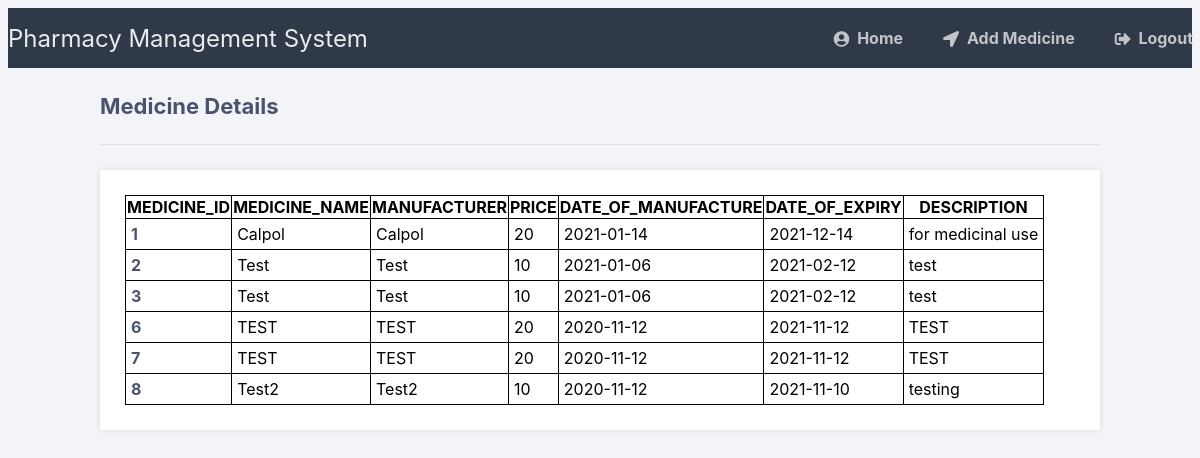
The app's page /viewmedicine.php (signed in) with its own data.
### tables this page shows
CREATE TABLE `medicine` (
  `MEDICINE_ID` int(20) NOT NULL,
  `MEDICINE_NAME` varchar(20) NOT NULL,
  `MANUFACTURER` varchar(20) NOT NULL,
  `PRICE` decimal(10,0) NOT NULL,
  `DATE_OF_MANUFACTURE` date NOT NULL,
  `DATE_OF_EXPIRY` date NOT NULL,
  `DESCRIPTION` varchar(20) NOT NULL
);

### viewmedicine.php (the view, shortened to what this page needs)
<?php
$DATABASE_HOST = 'localhost';
$DATABASE_USER = 'root';
$DATABASE_PASS = '';
$DATABASE_NAME = 'pharmacylogin';
$con = mysqli_connect($DATABASE_HOST, $DATABASE_USER, $DATABASE_PASS, $DATABASE_NAME);
$stmt = $con->prepare('SELECT * FROM MEDICINE');
$stmt->execute();
$result = $stmt->get_result();
?>
<!DOCTYPE html>
<html>
	<head>
		<link href="style.css" rel="stylesheet" type="text/css">
		<link rel="stylesheet" href="https://use.fontawesome.com/releases/v5.7.1/css/all.css">
	</head>
	<body class="loggedin">
		<nav class="navtop">
			<div>
				<h1>Pharmacy Management System</h1>
				<a href="admin.php"><i class="fas fa-user-circle"></i>Home</a>
				<a href="addmedicine.php"><i class="fas fa-location-arrow"></i>Add Medicine</a>
				<a href="logout.php"><i class="fas fa-sign-out-alt"></i>Logout</a>
			</div>
		</nav>
		<div class="content">
			<h2>Medicine Details</h2>
			<div>
				<table>
					<tr>
						<th>MEDICINE_ID</th>
						<th>MEDICINE_NAME</th>
						<th>MANUFACTURER</th>
						<th>PRICE</th>
						<th>DATE_OF_MANUFACTURE</th>
						<th>DATE_OF_EXPIRY</th>
						<th>DESCRIPTION</th>
					</tr>
<?php
while($data = $result->fetch_assoc()) {
?>
					<tr>
						<td><?=$data['MEDICINE_ID']?></td>
						<td><?=$data['MEDICINE_NAME']?></td>
						<td><?=$data['MANUFACTURER']?></td>
						<td><?=$data['PRICE']?></td>
						<td><?=$data['DATE_OF_MANUFACTURE']?></td>
						<td><?=$data['DATE_OF_EXPIRY']?></td>
						<td><?=$data['DESCRIPTION']?></td>
					</tr>
<?php
}
?>
				</table>
			</div>
		</div>
	</body>
</html>

### style.css (style rules this page uses)
* { box-sizing: border-box; font-family: -apple-system, BlinkMacSystemFont, "segoe ui", roboto, oxygen, ubuntu, cantarell, "fira sans", "droid sans", "helvetica neue", Arial, sans-serif; font-size: 16px; -webkit-font-smoothing: antialiased; -moz-osx-font-smoothing: grayscale; }
body { background-color: #435165; }
.navtop { background-color: #2f3947; height: 60px; width: 100%; border: 0; }
.navtop div { display: flex; margin: 0 auto; width: 1205px; height: 100%; }
.navtop div h1, .navtop div a { display: inline-flex; align-items: center; }
.navtop div h1 { flex: 1; font-size: 24px; padding: 0; margin: 0; color: #eaebed; font-weight: normal; }
.navtop div a { padding: 0 20px; text-decoration: none; color: #c1c4c8; font-weight: bold; }
.navtop div a i { padding: 2px 8px 0 0; }
body.loggedin { background-color: #f3f4f7; }
.content { width: 1000px; margin: 0 auto; }
.content h2 { margin: 0; padding: 25px 0; font-size: 22px; border-bottom: 1px solid #e0e0e3; color: #4a536e; }
.content > p, .content > div { box-shadow: 0 0 5px 0 rgba(0, 0, 0, 0.1); margin: 25px 0; padding: 25px; background-color: #fff; }
.content > p table td, .content > div table td { padding: 5px; }
.content > p table td:first-child, .content > div table td:first-child { font-weight: bold; color: #4a536e; padding-right: 15px; }
table { border-collapse: collapse; }
table, th, td { border: 1px solid black; }

### records on screen
medicine: MEDICINE_ID "1", MEDICINE_NAME "Calpol", MANUFACTURER "Calpol", PRICE "20", DATE_OF_MANUFACTURE "2021-01-14", DATE_OF_EXPIRY "2021-12-14", DESCRIPTION "for medicinal use"
medicine: MEDICINE_ID "2", MEDICINE_NAME "Test", MANUFACTURER "Test", PRICE "10", DATE_OF_MANUFACTURE "2021-01-06", DATE_OF_EXPIRY "2021-02-12", DESCRIPTION "test"
medicine: MEDICINE_ID "3", MEDICINE_NAME "Test", MANUFACTURER "Test", PRICE "10", DATE_OF_MANUFACTURE "2021-01-06", DATE_OF_EXPIRY "2021-02-12", DESCRIPTION "test"
medicine: MEDICINE_ID "6", MEDICINE_NAME "TEST", MANUFACTURER "TEST", PRICE "20", DATE_OF_MANUFACTURE "2020-11-12", DATE_OF_EXPIRY "2021-11-12", DESCRIPTION "TEST"
medicine: MEDICINE_ID "7", MEDICINE_NAME "TEST", MANUFACTURER "TEST", PRICE "20", DATE_OF_MANUFACTURE "2020-11-12", DATE_OF_EXPIRY "2021-11-12", DESCRIPTION "TEST"
medicine: MEDICINE_ID "8", MEDICINE_NAME "Test2", MANUFACTURER "Test2", PRICE "10", DATE_OF_MANUFACTURE "2020-11-12", DATE_OF_EXPIRY "2021-11-10", DESCRIPTION "testing"
